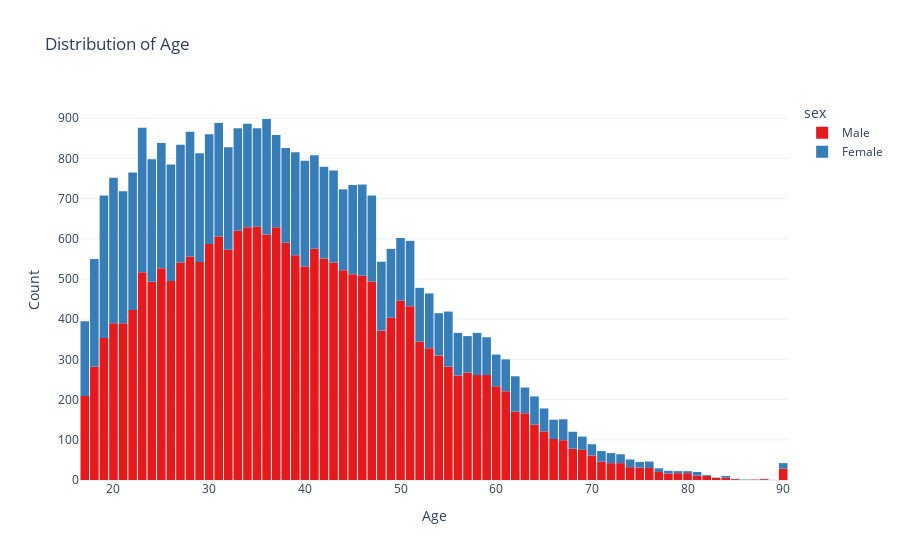

Source (notebook cell):
### Markdown cell above
#### _4.3 Histogram for age_

### Code cell
# Create the interactive histogram for 'age' distribution
fig = px.histogram(
    df_subset,  # Use the cleaned subset of the dataset
    x='age',
    title='Distribution of Age',
    labels={'age': 'Age'},
    color='sex',  # Color the bars based on the 'sex' column (can also use other categorical columns)
    color_discrete_sequence=px.colors.qualitative.Set1  # Choose a color sequence
)

# Update layout for better visualization
fig.update_layout(
    xaxis_title="Age",
    yaxis_title="Count",
    template="plotly_white",
    bargap=0.1  # Adjust the gap between bars for better clarity
)

# Show the interactive plot
fig.show()

### Figure 1 — Plotly figure (JSON) as saved in the notebook; plotly's stock layout.template omitted (floating-point values rounded to 4 significant figures; data arrays with more than 128 entries replaced by an {"elided": "..."} marker saying what was removed)
{"data": [{"alignmentgroup": "True", "bingroup": "x", "hovertemplate": "sex=Male<br>Age=%{x}<br>count=%{y}<extra></extra>", "legendgroup": "Male", "marker": {"color": "rgb(228,26,28)", "pattern": {"shape": ""}}, "name": "Male", "offsetgroup": "Male", "orientation": "v", "showlegend": true, "type": "histogram", "x": {"elided": "21775 int values"}, "xaxis": "x", "yaxis": "y"}, {"alignmentgroup": "True", "bingroup": "x", "hovertemplate": "sex=Female<br>Age=%{x}<br>count=%{y}<extra></extra>", "legendgroup": "Female", "marker": {"color": "rgb(55,126,184)", "pattern": {"shape": ""}}, "name": "Female", "offsetgroup": "Female", "orientation": "v", "showlegend": true, "type": "histogram", "x": {"elided": "10762 int values"}, "xaxis": "x", "yaxis": "y"}], "layout": {"bargap": 0.1, "barmode": "relative", "legend": {"title": {"text": "sex"}, "tracegroupgap": 0}, "title": {"text": "Distribution of Age"}, "xaxis": {"anchor": "y", "domain": [0, 1], "title": {"text": "Age"}}, "yaxis": {"anchor": "x", "domain": [0, 1], "title": {"text": "Count"}}}}
